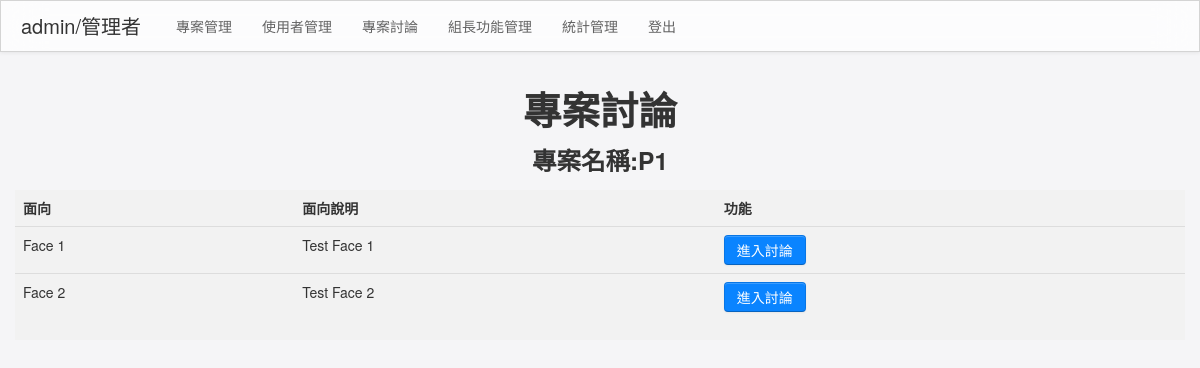
The page /discuss.php?id=20 (signed in) on the database its author committed.
### tables this page shows
CREATE TABLE IF NOT EXISTS `project` (
  `proid` int(50) NOT NULL AUTO_INCREMENT,
  `groupid` int(50) NOT NULL,
  `name` text NOT NULL DEFAULT '0',
  `des` text NOT NULL,
  PRIMARY KEY (`proid`),
  KEY `groupid` (`groupid`)
);

CREATE TABLE IF NOT EXISTS `face` (
  `faceid` int(50) NOT NULL AUTO_INCREMENT,
  `proid` int(50) NOT NULL,
  `name` text NOT NULL,
  `des` text NOT NULL,
  `state` set('true', 'false') DEFAULT NULL,
  PRIMARY KEY (`faceid`),
  KEY `proid` (`proid`),
  CONSTRAINT `face_ibfk_1` FOREIGN KEY (`proid`) REFERENCES `project` (`proid`) ON DELETE CASCADE ON UPDATE CASCADE
);

### discuss.php (the view, shortened to what this page needs)
<!DOCTYPE html>
<html lang="zh_tw">
<head>
    <?php include('head.php');?>
    <link rel="stylesheet" href="css/style.css">
</head>
<?php
$id = $_GET['id'];
$conn = mysqli_connect("127.0.0.1", "admin", "1234", "test");
$sql = mysqli_query($conn, "SELECT * FROM project WHERE proid = $id");
    $row = mysqli_fetch_assoc($sql);
    $proname = $row['name'];
?>
<?php include('navbar.php');?>
<body class="b txt-center">
    <br>
        <h1>專案討論</h1>
        <h3>專案名稱:<?php echo $proname;?></h3>
    <div class="container c ">
        <table class="table">
                    <thead>
                        <tr>
                            <th>面向</th>
                            <th>面向說明</th>
                            <th>功能</th>
                        </tr>
                    </thead>
                    <?php
                    $conn = mysqli_connect("127.0.0.1", "admin", "1234", "test");
                    $sql = "SELECT * FROM face WHERE proid = $id";
                    $result = $conn->query($sql);
                    if ($result->num_rows > 0) {
                         while ($row = $result->fetch_assoc()) {
                                echo "<tr><td>" . $row["name"] . "</td><td>" . $row["des"] . "</td><td>" . '<a href=face.php?id=' . $row["faceid"] .' class="btn btn-primary">進入討論</a>' . "</td></tr>";
                        }
                    } else {
                         return;
                    }
                    ?>
                    </table>
    </div>
</body>
</html>

### css/style.css (style rules this page uses)
* { font-family: Helvetica Neue, Segoe UI, Helvetica, Arial, sans-serif; user-select: none; text-shadow: none !important; outline: none !important; }
body.b { background:#F5F5F7; }
.c { background: #F2F2F2; }
.txt-center { text-align: center; }
.btn { background: rgba(229,229,234); }
.btn-primary { background: rgba(10,132,255); }

### rows shown on the page
project: name "P1"
face: name "Face 1", des "Test Face 1"
face: name "Face 2", des "Test Face 2"

### other values the page prints
$_SESSION['username'] "admin"
